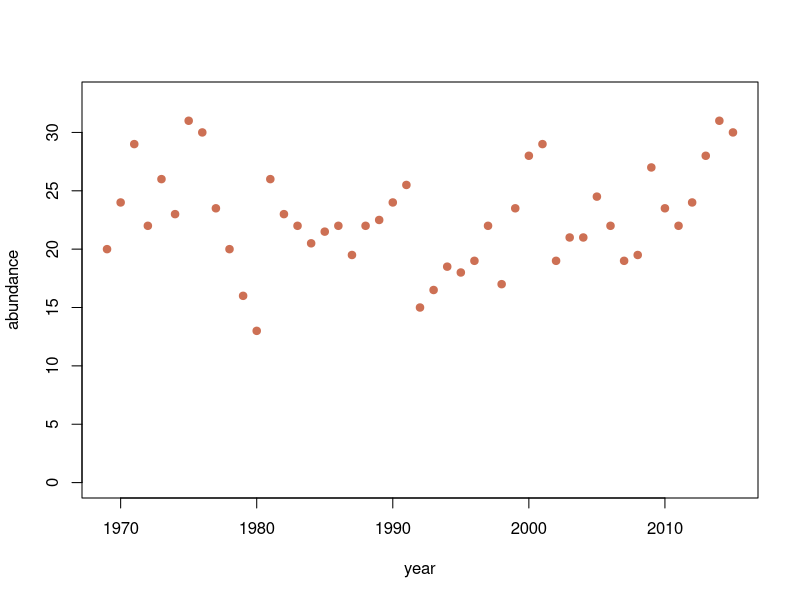
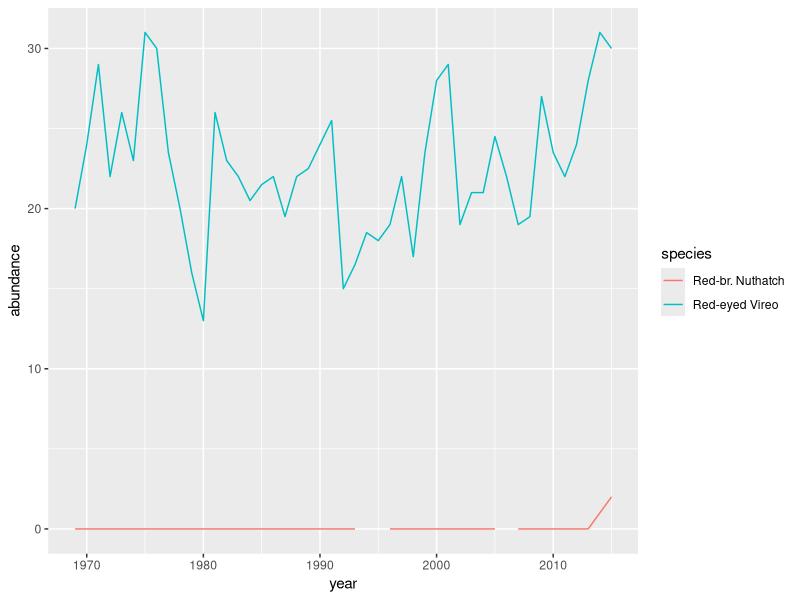
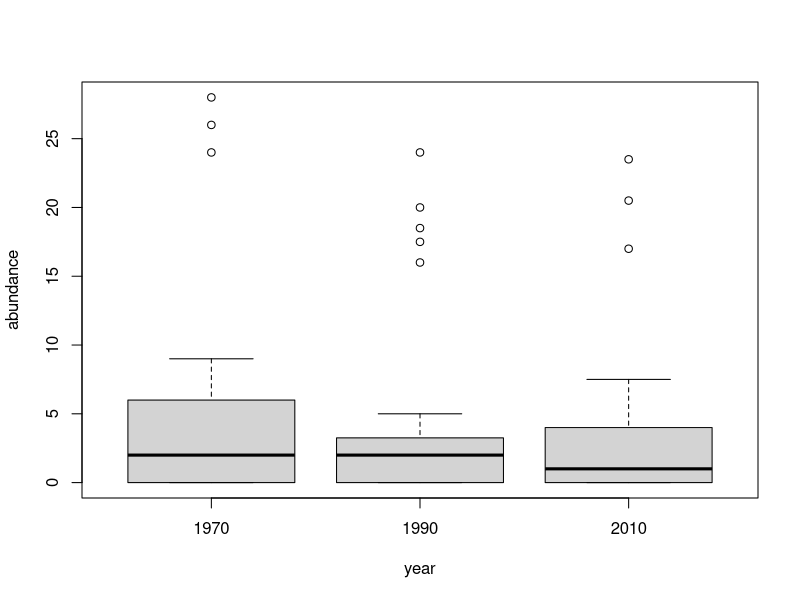
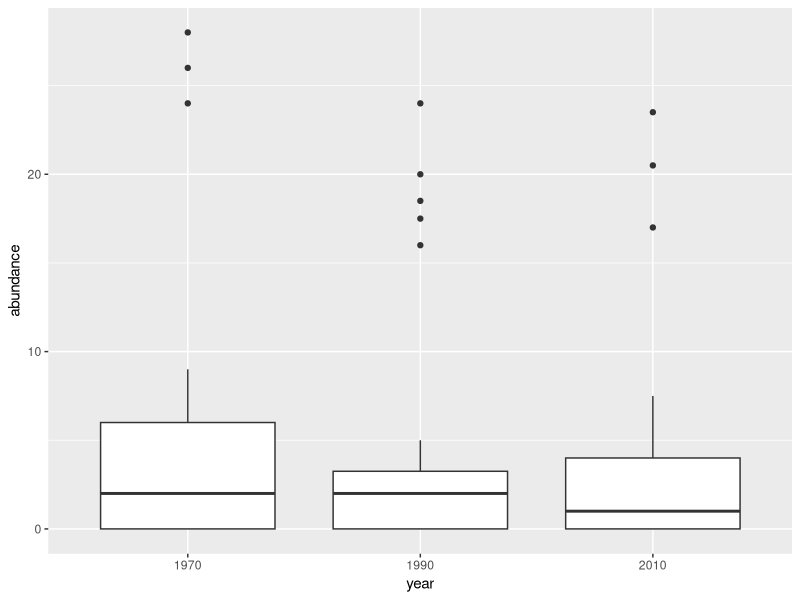

The R script that drew these images, in order:
# Task 1 -----------------------------------------------------------------------
# Dowload and import the hb_bird.txt data 
hb_bird <- read.delim("data/hb_bird.txt", sep=",")



# Task 2 -----------------------------------------------------------------------
# Explore the data set (Hint: use str() to understand how the data set is structured).
str(hb_bird)

# How many bird species are included in the hb_bird data?
  # Answer:36 

# Missing data are indicated by a “t”. Find these and replace them with an NA.

for (i in 2:ncol(hb_bird)){
  row_index <- grep("t", hb_bird[,i])     # finds rows with "t"
  hb_bird[row_index,i] <- NA              # replaces t with NA
  hb_bird[,i] <- as.numeric(hb_bird[,i])  # turns column into numeric values
}

summary(hb_bird) 

# In which year do you have the most NAs?
colSums(is.na(hb_bird)) # for visual inspection
# Answer: 2004 has 8 NAs
which.max(colSums(is.na(hb_bird))) # gives you the column 
# Answer: column 37 (year 2004) has the most NAs

# Which bird species has the highest average abundance? Hint: use rowMeans() and take care to ignore NA by adding the argument na.rm=T in the function call.
rowMeans(hb_bird[,-1], na.rm=TRUE) 
max(rowMeans(hb_bird[,-1], na.rm=TRUE)) # use this to find the highest value faster

which.max(rowMeans(hb_bird[,-1], na.rm=TRUE)) # this gives you the exact row with the highest value
# Answer: Red-eyed Vireo



# Task 3 -----------------------------------------------------------------------
# Visualise bird abundance 
library(ggplot2)

# 1) Plot the abundance over time for the bird species with the highest average abundance and the bird species with the lowest average abundance.


which.min(rowMeans(hb_bird[,-1], na.rm=TRUE)) # exclude the first column from the calculation 
# max: red-eyed Vireo (row 22)
# min: Pileated Woodpecker (row 3)

# create a data frame with three columns containing the information you need for your plot:
  # species, year, abundance
# You need to make two separate data frames for the two species and then combine them using rbindng rbind
b_abun <- rbind(data.frame(species = "Pileated Woodpecker", year = seq(1969, 2015, by=1), abundance = as.numeric(hb_bird[3,-1])),
                data.frame(species = "Red-eyed Vireo", year = seq(1969, 2015, by=1), abundance = as.numeric(hb_bird[22,-1])))

b_abun <- rbind(data.frame(species = "Red-br. Nuthatch", year = seq(1969, 2015, by=1), abundance = as.numeric(hb_bird[13,-1])),
                data.frame(species = "Red-eyed Vireo", year = seq(1969, 2015, by=1), abundance = as.numeric(hb_bird[22,-1])))

# base R version

# create subsets 
b_wood <- subset(b_abun, species == "Pileated Woodpecker")
b_vireo <- subset(b_abun, species == "Red-eyed Vireo")

# plot the abundance for one species. Make sure to adjust the limit of the y scale 
plot(x = b_vireo$year, y = b_vireo$abundance, col = "salmon3", pch = 19,
     xlab = "year",
     ylab = "abundance",
     ylim=c(0,33))

# and add the other one
points(x = b_wood$year, y = b_wood$abundance, col = 'CornFlowerBlue', pch = 19)

### ggplot version
p <- ggplot(data = b_abun, mapping = aes(x = year, y = abundance)) +
  geom_line(aes(color = species)) 
  
p


# 2) Select three years (e.g. 1970, 1990, and 2010) and plot the abundances of all species in boxplots.

# prepare a data frame with the data you need. Make sure to include the years as factors to later on split them in the boxplot
b_years <- rbind(data.frame(year = as.factor(1970), abundance = hb_bird[,3]),
                 data.frame(year = as.factor(1990), abundance = hb_bird[,23]),
                 data.frame(year = as.factor(2010), abundance = hb_bird[,43]))

# base R version
boxplot(abundance ~ year, data = b_years) 

# ggplot version
(p2 <- ggplot(data = b_years, mapping = aes(x = year, y = abundance)) +
  geom_boxplot()) 
